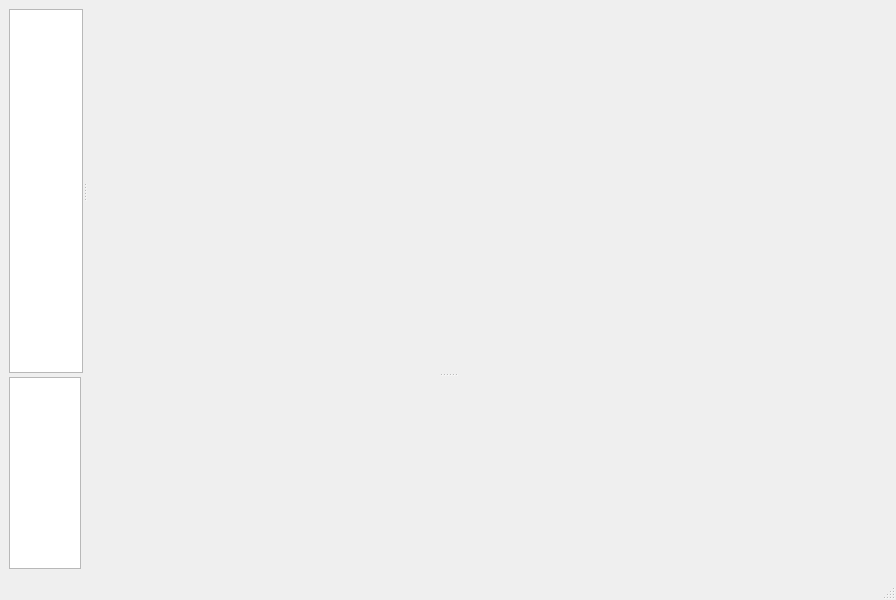
<?xml version="1.0" encoding="UTF-8"?>
<ui version="4.0">
 <class>MainWindow</class>
 <widget class="QMainWindow" name="MainWindow">
  <property name="geometry">
   <rect>
    <x>0</x>
    <y>0</y>
    <width>896</width>
    <height>600</height>
   </rect>
  </property>
  <property name="windowTitle">
   <string>MainWindow</string>
  </property>
  <widget class="QWidget" name="centralwidget">
   <layout class="QGridLayout" name="gridLayout">
    <item row="0" column="0">
     <widget class="QSplitter" name="splitter_2">
      <property name="sizePolicy">
       <sizepolicy hsizetype="Preferred" vsizetype="Expanding">
        <horstretch>0</horstretch>
        <verstretch>0</verstretch>
       </sizepolicy>
      </property>
      <property name="orientation">
       <enum>Qt::Vertical</enum>
      </property>
      <widget class="QSplitter" name="splitter">
       <property name="sizePolicy">
        <sizepolicy hsizetype="Expanding" vsizetype="Preferred">
         <horstretch>0</horstretch>
         <verstretch>2</verstretch>
        </sizepolicy>
       </property>
       <property name="orientation">
        <enum>Qt::Horizontal</enum>
       </property>
       <widget class="CodeEdit" name="codeEdit">
        <property name="sizePolicy">
         <sizepolicy hsizetype="Preferred" vsizetype="Preferred">
          <horstretch>0</horstretch>
          <verstretch>0</verstretch>
         </sizepolicy>
        </property>
       </widget>
       <widget class="VulkanView" name="vulkanWidget" native="true">
        <property name="sizePolicy">
         <sizepolicy hsizetype="Preferred" vsizetype="Preferred">
          <horstretch>0</horstretch>
          <verstretch>0</verstretch>
         </sizepolicy>
        </property>
        <property name="minimumSize">
         <size>
          <width>800</width>
          <height>0</height>
         </size>
        </property>
       </widget>
      </widget>
      <widget class="QWidget" name="layoutWidget">
       <layout class="QHBoxLayout" name="horizontalLayout">
        <item>
         <widget class="OutputEdit" name="outputEdit">
          <property name="maximumSize">
           <size>
            <width>16777215</width>
            <height>200</height>
           </size>
          </property>
         </widget>
        </item>
        <item>
         <widget class="ControlsWidget" name="controlsWidget" native="true">
          <property name="minimumSize">
           <size>
            <width>800</width>
            <height>0</height>
           </size>
          </property>
          <property name="maximumSize">
           <size>
            <width>16777215</width>
            <height>200</height>
           </size>
          </property>
         </widget>
        </item>
       </layout>
      </widget>
     </widget>
    </item>
   </layout>
  </widget>
  <widget class="QMenuBar" name="menubar">
   <property name="geometry">
    <rect>
     <x>0</x>
     <y>0</y>
     <width>896</width>
     <height>20</height>
    </rect>
   </property>
  </widget>
  <widget class="QStatusBar" name="statusbar"/>
 </widget>
 <customwidgets>
  <customwidget>
   <class>CodeEdit</class>
   <extends>QTextEdit</extends>
   <header>codeedit.h</header>
  </customwidget>
  <customwidget>
   <class>VulkanView</class>
   <extends>QWidget</extends>
   <header>vulkanview.h</header>
   <container>1</container>
  </customwidget>
  <customwidget>
   <class>ControlsWidget</class>
   <extends>QWidget</extends>
   <header>controlswidget.h</header>
   <container>1</container>
  </customwidget>
  <customwidget>
   <class>OutputEdit</class>
   <extends>QTextEdit</extends>
   <header>outputedit.h</header>
  </customwidget>
 </customwidgets>
 <resources/>
 <connections/>
</ui>
